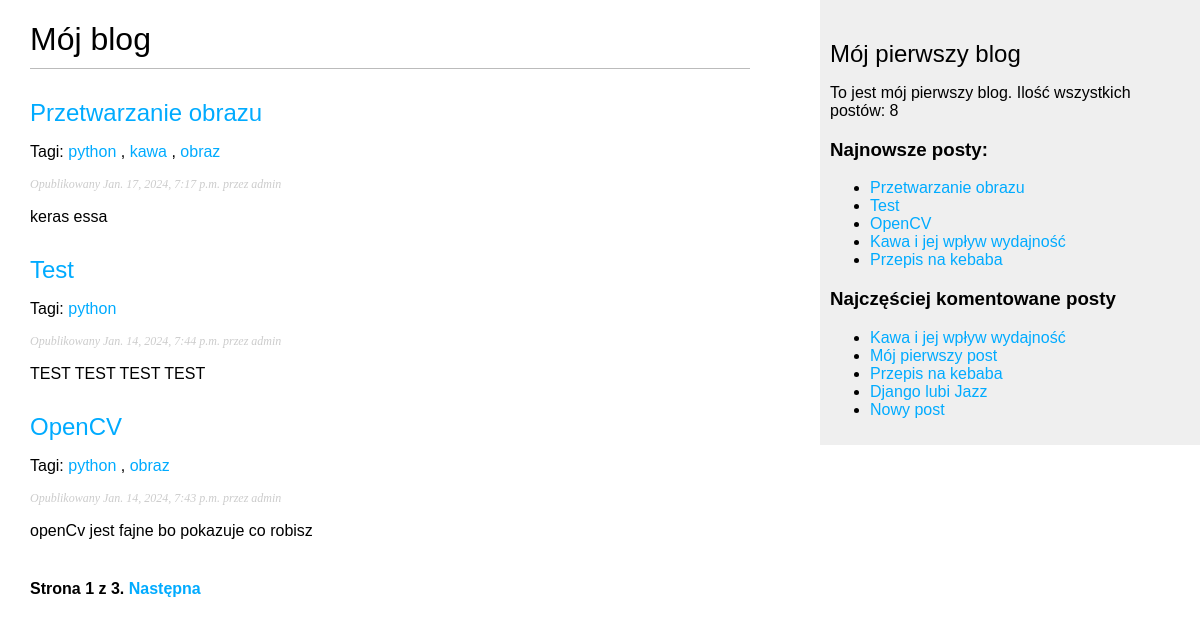
Page /blog/ on the earlier database version.
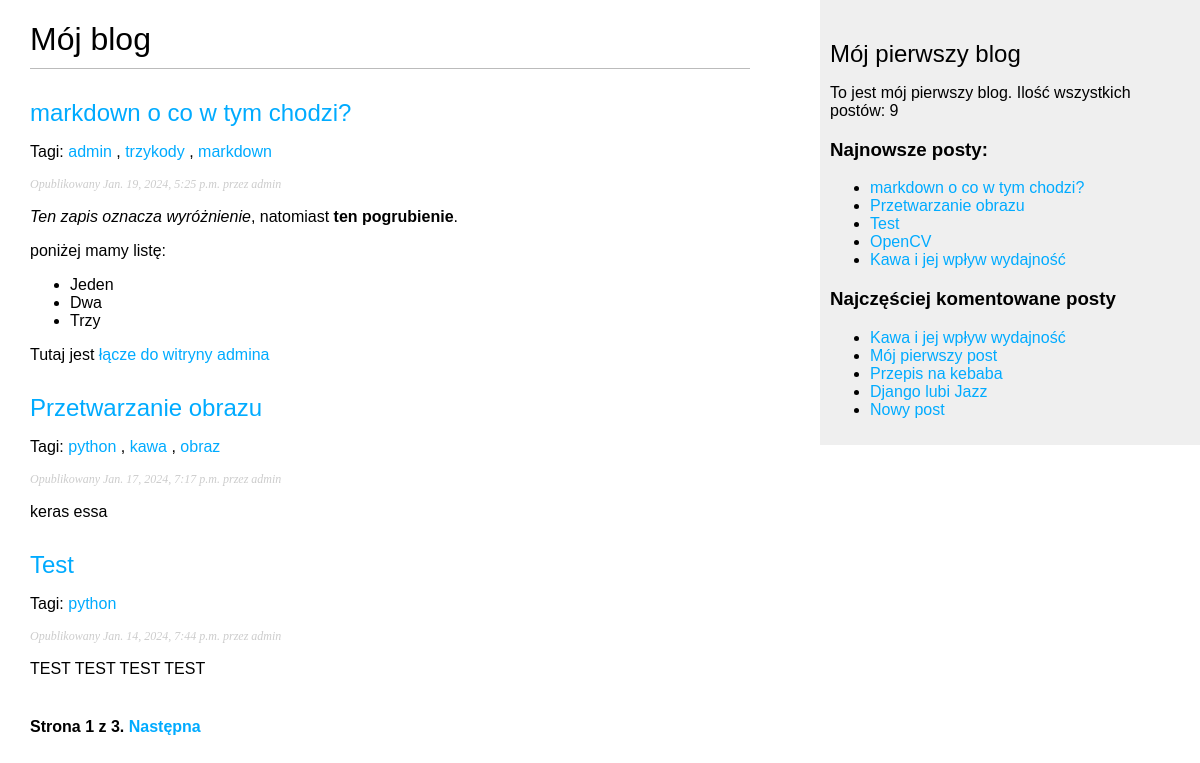
Same page on the later database version.
### blog/models.py (models this page shows, shortened)
class Post(models.Model):
    class Status(models.TextChoices):
        DRAFT = 'DF', 'Roboczy'
        PUBLISHED = 'PB', 'Opublikowany'
    title = models.CharField(max_length=250)
    slug = models.SlugField(max_length=250, unique_for_date="publish")
    author = models.ForeignKey(User, on_delete=models.CASCADE, related_name='blog_post')
    body = models.TextField()
    publish = models.DateTimeField(default=timezone.now)
    created = models.DateTimeField(auto_now_add=True)
    updated = models.DateTimeField(auto_now=True)
    status = models.CharField(max_length=2, choices=Status.choices, default=Status.DRAFT)
    object = models.Manager()
    published = PublishedManager()
    tags = TaggableManager()
    class Meta:
        ordering = ['-publish']
        indexes = [
            models.Index(fields=['-publish']),
        ]
    def get_absolute_url(self):
        return reverse("blog:post_detail",
                       args=[self.publish.year, self.publish.month, self.publish.day, self.slug])

### blog/views.py (the view)
# urls.py: path("", views.post_list, name="post_list"),
def post_list(request, tag_slug=None):
    post_List = Post.published.all()
    tag = None
    if tag_slug:
        tag = get_object_or_404(Tag, slug=tag_slug)
        post_List = post_List.filter(tags__in=[tag])
    paginator = Paginator(post_List, 3)
    page_number = request.GET.get("page", 1)
    try:
        posts = paginator.page(page_number)
    except EmptyPage:
        posts = paginator.page(paginator.num_pages)
    except PageNotAnInteger:
        posts = paginator.page(1)
    return render(request, "blog/post/list.html", {"posts": posts, "tag": tag})

### blog/models.py (called while the page is built)
    def get_queryset(self):
        return super().get_queryset() \
            .filter(status=Post.Status.PUBLISHED)

### blog/templatetags/blog_tags.py (called while the page is built)
@register.simple_tag
def total_posts():
    return Post.published.count()

@register.inclusion_tag("blog/post/latest_posts.html")
def show_latest_posts(count=5):
    latest_posts = Post.published.order_by("-publish")[:count]
    return {"latest_posts" : latest_posts}

@register.simple_tag
def get_most_commented_posts(count=5):
    return Post.published.annotate(total_comments=Count("comments")
                                   ).order_by("-total_comments")[:count]

@register.filter(name="markdown")
def markdown_format(text):
    return mark_safe(markdown.markdown(text))

### blog/templates/blog/post/list.html (shortened to what this page needs)
{% extends "blog/base.html" %}
{% load blog_tags %}
{% block content %}
    <h1>Mój blog</h1>
    {% for post in posts %}
    <h2>
        <a href="{{ post.get_absolute_url }}"> {{ post.title }}</a>
    </h2>
    <p class="taggs">
        Tagi:
        {% for tag in post.tags.all %}
        <a href='{% url "blog:post_list_by_tag" tag.slug %}'>{{ tag.name }}</a>
        {% if not forloop.last %}, {% endif %}
        {% endfor %}
    </p>
    <p class="date">
        Opublikowany {{ post.publish }} przez {{ post.author }}
    </p>
    {{ post.body|markdown|truncatewords_html:30 }}
    {% endfor %}
{% include "pagination.html" with page=posts %}
{% endblock %}

### blog/templates/blog/base.html (shortened to what this page needs)
{% load blog_tags %}
{% load static %}
{{ '<' }}{{ '!DOCTYPE html>' }}
<html>
<head>
    <link href="{% static 'css/blog.css' %}" rel="stylesheet">
</head>
<body>
<div id="content">
    {% block content %}
    {% endblock %}
</div>
<div id="sidebar">
    <h2>Mój pierwszy blog</h2>
    <p>To jest mój pierwszy blog.
    Ilość wszystkich postów: {% total_posts %}
    </p>
    <h3>Najnowsze posty:</h3>
    {% show_latest_posts 5 %}
    <h3>Najczęściej komentowane posty</h3>
    {% get_most_commented_posts as most_commented_posts %}
    <ul>
        {% for post in most_commented_posts %}
        <li>
            <a href="{{ post.get_absolute_url }}">{{ post.title }}</a>
        </li>
        {% endfor %}
    </ul>
</div>
</body>
</html>

### blog/templates/pagination.html (shortened to what this page needs)
<div class="pagination">
    <span class = "step_links">
        <span class="current">
            Strona {{ page.number }} z {{ page.paginator.num_pages }}.
        </span>
        {% if page.has_next %}
        <a href="?page={{ page.next_page_number }}">Następna</a>
        {% endif %}
    </span>
</div>

### blog/templates/blog/post/latest_posts.html
<ul>
    {% for post in latest_posts %}
    <li>
        <a href="{{ post.get_absolute_url }}">{{ post.title }}</a>
    </li>
    {% endfor %}
</ul>

### blog/static/css/blog.css (style rules this page uses)
body { margin:0; padding:0; font-family:helvetica, sans-serif; }
a { color:#00abff; text-decoration:none; }
h1 { font-weight:normal; border-bottom:1px solid #bbb; padding:0 0 10px 0; }
h2 { font-weight:normal; margin:30px 0 0; }
#content { float:left; width:60%; padding:0 0 0 30px; }
#sidebar { float:right; width:30%; padding:10px; background:#efefef; height:100%; }
p.date { color:#ccc; font-family: georgia, serif; font-size: 12px; font-style: italic; }
.pagination { margin:40px 0; font-weight:bold; }

Differences in the rows shown:
no longer on one of the page's lists (row unchanged): Post: title "OpenCV", publish "Jan. 14, 2024, 7:43 p.m.", author "admin", body "openCv jest fajne bo pokazuje co robisz"
no longer on one of the page's lists (row unchanged): Post: title "Przepis na kebaba"
added Post: title "markdown o co w tym chodzi?", publish "Jan. 19, 2024, 5:25 p.m.", author "admin", body "Ten zapis oznacza wyróżnienie , natomiast ten pogrubienie . poniżej mamy listę: Jeden Dwa Trzy Tutaj jest łącze do witryny admina"
added Tag: name "admin", shown under "markdown o co w tym chodzi?"
added Tag: name "trzykody", shown under "markdown o co w tym chodzi?"
added Tag: name "markdown", shown under "markdown o co w tym chodzi?"
computed for Post "OpenCV": loses Tag (name "python"); loses Tag (name "obraz")
Other differences:
text no longer shown: "8"
text now shown: "9"
